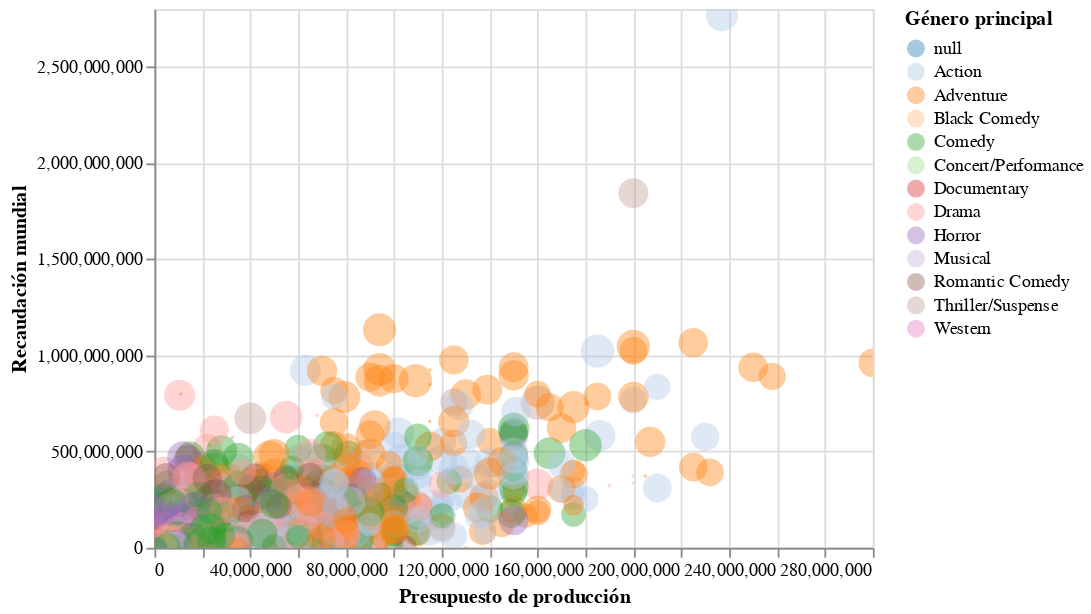

Notebook source saved alongside this figure:
### Code cell
movies_chart()

### Figure 1 — Vega-Lite specification as saved in the notebook (floating-point values rounded to 4 significant figures; data arrays with more than 128 entries replaced by an {"elided": "..."} marker saying what was removed)
{"$schema": "https://vega.github.io/schema/vega-lite/v3.4.0.json", "config": {"background": "white", "mark": {"tooltip": null}, "view": {"height": 300, "width": 400}}, "data": {"name": "data-cd5c06bf8c80488e9696dec0639b706a"}, "datasets": {"data-cd5c06bf8c80488e9696dec0639b706a": {"elided": "3201 records"}}, "encoding": {"color": {"field": "Major_Genre", "scale": {"scheme": "category20"}, "title": "Género principal", "type": "nominal"}, "size": {"field": "IMDB_Rating", "legend": null, "type": "ordinal"}, "tooltip": [{"field": "Title", "title": "Título", "type": "nominal"}, {"field": "Release_Date", "title": "Fecha de lanzamiento", "type": "temporal"}, {"field": "Director", "title": "Director(a)", "type": "nominal"}, {"field": "Source", "title": "Fuente", "type": "nominal"}, {"field": "Distributor", "title": "Distribuidor", "type": "nominal"}, {"field": "Production_Budget", "title": "Presupuesto de producción", "type": "quantitative"}, {"field": "Worldwide_Gross", "title": "Recaudación mundial", "type": "quantitative"}, {"field": "Major_Genre", "title": "Género principal", "type": "nominal"}, {"field": "IMDB_Rating", "title": "Rating IMDB", "type": "quantitative"}], "x": {"field": "Production_Budget", "title": "Presupuesto de producción", "type": "quantitative"}, "y": {"field": "Worldwide_Gross", "title": "Recaudación mundial", "type": "quantitative"}}, "mark": {"opacity": 0.4, "type": "circle"}, "selection": {"selector002": {"bind": "scales", "encodings": ["x", "y"], "type": "interval"}}}
